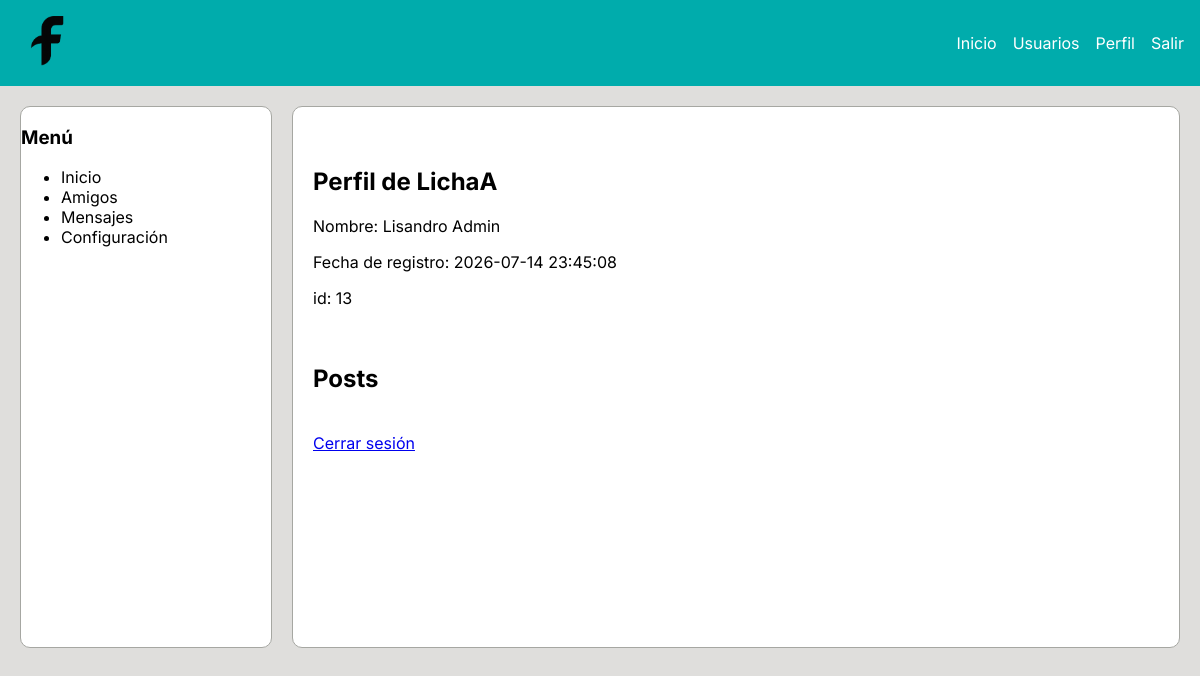
Page /usuario/13 (signed in) on the earlier database version.
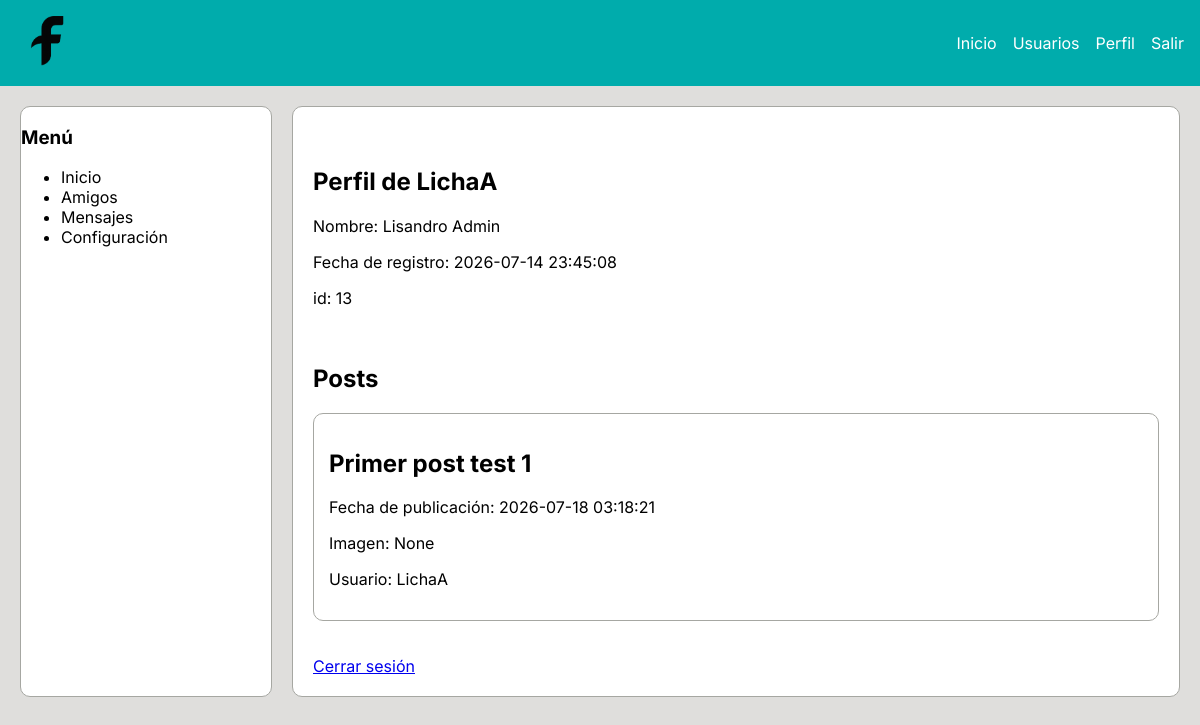
Same page on the later database version.
### tables this page shows
CREATE TABLE usuarios (
            id INTEGER PRIMARY KEY AUTOINCREMENT,
            username VARCHAR(50) NOT NULL UNIQUE,
            email VARCHAR(255) NOT NULL UNIQUE,
            nombre VARCHAR(100) NOT NULL,
            password VARCHAR(255) NOT NULL,
            fecha_registro TIMESTAMP DEFAULT CURRENT_TIMESTAMP
        );

CREATE TABLE posts (
            id INTEGER PRIMARY KEY AUTOINCREMENT,
            contenido TEXT NOT NULL,
            fecha_post TIMESTAMP DEFAULT CURRENT_TIMESTAMP,
            imagen VARCHAR(255),
            usuario_id INTEGER NOT NULL,
            FOREIGN KEY(usuario_id) REFERENCES usuarios(id)
        );

### app.py (the view)
@app.route("/usuario/<int:usuario_id>")
@login_requerido
def perfil(usuario_id):
    posts = obtener_posts_por_usuario(usuario_id)
    usuario = obtener_usuario_por_id(usuario_id)
    if usuario:
        return render_template("perfil.html", usuario=usuario, pagina_actual="perfil", posts=posts)
    else:
        return "Usuario no encontrado", 404

### app.py (called while the page is built)
def obtener_usuario_por_id(usuario_id):
    conn = sqlite3.connect(DB_PATH)
    conn.row_factory = sqlite3.Row
    cursor = conn.cursor()
    cursor.execute("SELECT id, username, email, nombre, fecha_registro FROM usuarios WHERE id = ?", (usuario_id,))
    usuario = cursor.fetchone()
    conn.close()
    return usuario

def obtener_posts_por_usuario(usuario_id):
    conn = sqlite3.connect(DB_PATH)
    conn.row_factory = sqlite3.Row
    cursor = conn.cursor()
    cursor.execute("""
        SELECT posts.id, posts.contenido, posts.fecha_post, posts.imagen, posts.usuario_id, usuarios.username
        FROM posts
        JOIN usuarios ON usuarios.id = posts.usuario_id
        WHERE posts.usuario_id = ?
        ORDER BY fecha_post DESC
    """, (usuario_id,))
    posts = cursor.fetchall()
    conn.close()
    return posts

def login_requerido(f):
    @wraps(f)
    def funcion_decorada(*args, **kwargs):
        if "usuario_id" not in session:
            return redirect(url_for("login_route"))
        return f(*args, **kwargs)
    return funcion_decorada
    if "usuario_id" not in session:
        return False
    return True

### templates/perfil.html
{% extends 'base.html' %} {% block content %}
<br />
<h1>Perfil de {{ usuario.username }}</h1>
<p>Nombre: {{ usuario.nombre }}</p>
<p>Fecha de registro: {{ usuario.fecha_registro }}</p>
<p>id: {{ usuario.id }}</p>
<br />
<h2>Posts</h2>
{% for post in posts %}
<div class="post">
  <h2>{{ post.contenido }}</h2>
  <p>Fecha de publicación: {{ post.fecha_post }}</p>
  <p>Imagen: {{ post.imagen }}</p>
  <p>Usuario: {{ post.username }}</p>
</div>
{% endfor %}
<br />
<a href="/logout">Cerrar sesión</a>
{%endblock %}

### templates/base.html (shortened to what this page needs)
<!doctype html>
<html>
  <head>
    <link rel="stylesheet" href="/static/css/style.css" />
  </head>
  <body>
    {% include 'header.html' %}
    <main>
      <aside>
        <h3>Menú</h3>
        <ul>
          <li>Inicio</li>
          <li>Amigos</li>
          <li>Mensajes</li>
          <li>Configuración</li>
        </ul>
      </aside>
      <section>{% block content %} {% endblock %}</section>
    </main>
  </body>
</html>

### templates/header.html
<header>
  <nav>
    <div class="logo">
      <a href="/">
        <img src="/static/img/logo.png" alt="Logo de Fakebook" />
      </a>
    </div>
    <div class="nav-links">
      <a href="/">Inicio</a>
      <a href="/usuarios">Usuarios</a>
      <a href="/perfil">Perfil</a>
      <a href="/logout">Salir</a>
    </div>
  </nav>
</header>

### static/css/variables.css (style rules this page uses)
:root { --color-primary: #00ACAC; --color-background: #DFDEDC; --color-surface: #FFFFFF; --color-dark: #464545; --color-text: #000000; --color-border: #A6A7A2; --font-primary: "Inter", sans-serif; }

### static/css/layout.css (style rules this page uses)
body { margin: 0; min-height: 100vh; font-family: var(--font-primary); background-color: var(--color-background); color: var(--color-text); }
main { display: flex; max-width: 1400px; margin: 0 auto; padding: 20px; gap: 20px; }
aside { width: 250px; min-height: 500px; background-color: var(--color-surface); border: 1px solid var(--color-border); border-radius: 10px; }
section { flex: 1; min-height: 500px; background-color: var(--color-surface); border: 1px solid var(--color-border); border-radius: 10px; padding: 20px; }
.post { background: white; padding: 15px; border: 1px solid var(--color-border); border-radius: 10px; margin-bottom: 15px; }

### static/css/navbar.css (style rules this page uses)
.logo { display: flex; align-items: center; margin-left: 0.5rem; }
.logo img { width: 50px; height: 50px; }
.nav-links { display: flex; align-items: center; }
.nav-links a { margin-left: 1rem; text-decoration: none; color: var(--color-surface); }
nav { display: flex; justify-content: space-between; align-items: center; padding: 1rem; background-color: var(--color-primary); color: var(--color-surface); }

Differences in the rows shown:
added posts: contenido "Primer post test 1", fecha_post "2026-07-18 03:18:21", imagen "None", username "LichaA"
